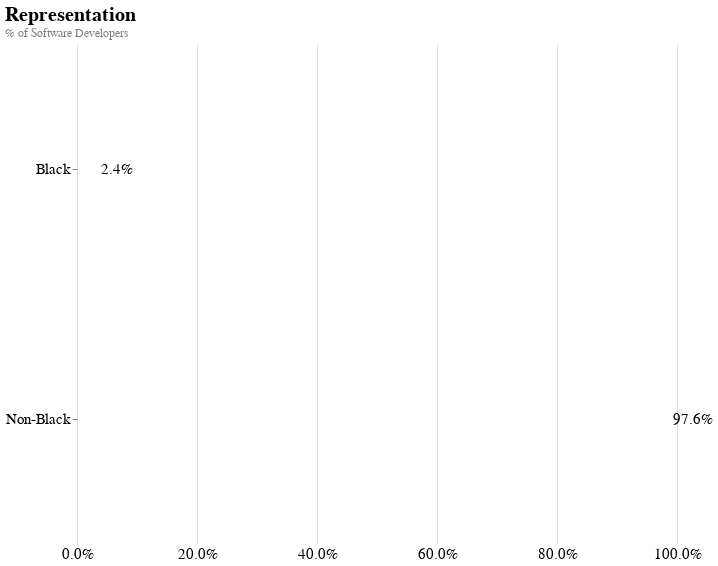

Notebook source saved alongside this figure:
### Code cell
color_scale = alt.Scale(
    domain=labels,
    range=colors
)

points = alt.Chart().mark_bar(size=180, cornerRadiusBottomRight=18, cornerRadiusTopRight=18, clip=True, color="#612b8a").encode(
    x=alt.X("data", 
            axis=alt.Axis(format=".1%", title=None, tickCount=5, tickSize=0, labelFlush=False, labelFontSize=15),
    ),
    y=alt.Y("labels", 
            axis=alt.Axis(title=None, labelFontSize=15), sort="-x"
           ),
    color=alt.Color(
        'labels',
        legend=None,
        scale=color_scale
    )
)

text = alt.Chart().mark_text(
    align='left',
    baseline='middle',
    dx=10,
    dy=0,
    fontSize=15
).encode(
    text=alt.Text("data", format=".1%"),
    x="data",
    y=alt.Y("labels", sort="-x"),
)

chart = alt.layer(points, text, data=representation["Total"]).properties(
    width=600,
    height=500,
    title={
        "text": "Representation", 
        "subtitle": "% of Software Developers",
        "subtitleColor": "gray"
    }
).configure_view(
    strokeWidth=0
).configure_title(
    anchor='start',
    offset=5,
    fontSize=20
).configure_axis(
    domain=False
)

chart.save("../images/representation.png", method="selenium", webdriver="chrome", scale_factor=3.0)

chart

### Figure 1 — Vega-Lite specification as saved in the notebook (floating-point values rounded to 4 significant figures)
{"config": {"view": {"continuousWidth": 400, "continuousHeight": 300, "strokeWidth": 0}, "axis": {"domain": false}, "title": {"anchor": "start", "fontSize": 20, "offset": 5}}, "layer": [{"mark": {"type": "bar", "clip": true, "color": "#612b8a", "cornerRadiusBottomRight": 18, "cornerRadiusTopRight": 18, "size": 180}, "encoding": {"color": {"type": "nominal", "field": "labels", "legend": null, "scale": {"domain": ["Non-Black", "Black"], "range": ["#fa7026", "#612b8a"]}}, "x": {"type": "quantitative", "axis": {"format": ".1%", "labelFlush": false, "labelFontSize": 15, "tickCount": 5, "tickSize": 0, "title": null}, "field": "data"}, "y": {"type": "nominal", "axis": {"labelFontSize": 15, "title": null}, "field": "labels", "sort": "-x"}}}, {"mark": {"type": "text", "align": "left", "baseline": "middle", "dx": 10, "dy": 0, "fontSize": 15}, "encoding": {"text": {"type": "quantitative", "field": "data", "format": ".1%"}, "x": {"type": "quantitative", "field": "data"}, "y": {"type": "nominal", "field": "labels", "sort": "-x"}}}], "data": {"name": "data-81f45bf9a9d4782f2d0c02ecb0760d7a"}, "height": 500, "title": {"text": "Representation", "subtitle": "% of Software Developers", "subtitleColor": "gray"}, "width": 600, "$schema": "https://vega.github.io/schema/vega-lite/v4.8.1.json", "datasets": {"data-81f45bf9a9d4782f2d0c02ecb0760d7a": [{"labels": "Non-Black", "data": 0.9765}, {"labels": "Black", "data": 0.02353}]}}
